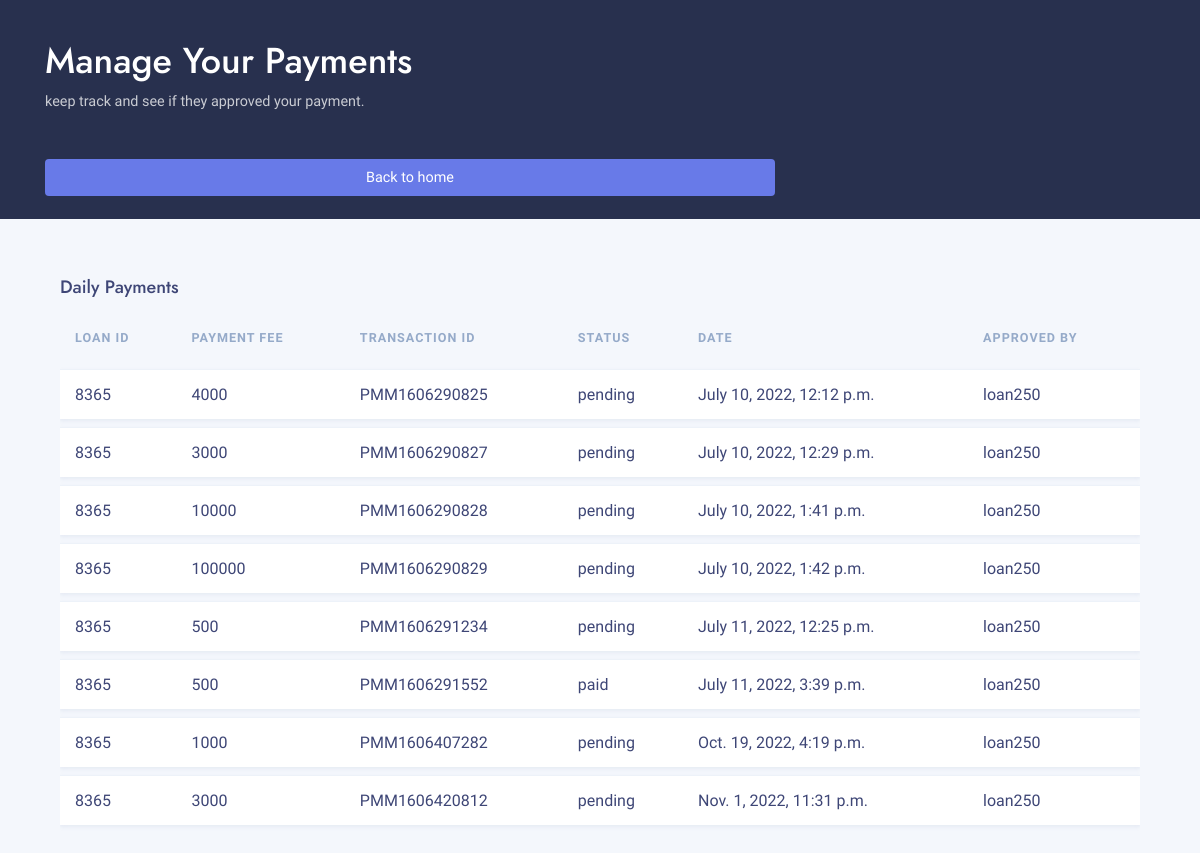
The page /my-payments (signed in) on the database its author committed.
### loan/models.py (models this page shows, shortened)
class AddPayment(models.Model):
    loan_id = models.CharField(max_length=200)
    payment_fee = models.DecimalField(max_digits=10, decimal_places=0)
    transaction_id = models.CharField(max_length=200)
    reference = models.CharField(max_length=200)
    status = models.CharField(max_length=200)
    date = models.DateTimeField(default=datetime.now, blank=True)
    admin = models.CharField(max_length=200)

### home/views.py (the view)
# urls.py: path('my-payments', views.my_payments, name='my-payments'),
def my_payments(request):
    if request.user.is_authenticated:
        username = request.user.username
        my_loans = Apply.objects.filter(user = username)
        my_payments = AddPayment.objects.all()
        context = {
            'my_loans': my_loans,
            'my_payments': my_payments
        }
        return render(request, 'my_payments.html', context)
    else:
        return redirect('account:user_login')

### account/templates/my_payments.html (shortened to what this page needs)
<html>
    {% load static %}
    <head>
            <link rel='stylesheet' href="{% static 'assets1/vendor/pace/pace.css' %}"/>
            <link rel='stylesheet' type='text/css' href='{% static "assets1/css/bundles/291bbeead57f19651f311362abe809b67adc3fb5.css" %}'/>
            <link rel='stylesheet' type='text/css' href='{% static "assets1/css/bundles/28c909f8c5939b3b29991049355ad3050be56f71.css" %}'/>
            <link rel='stylesheet' href='{% static "assets1/css/bundles/dcd1663bd4b40ee5b03564aeb0245515dd3277b0.css" %}'/>
            <link rel='stylesheet' href='{% static "assets1/fonts/jost/jost.css" %}'/>
            <link rel='stylesheet' type='text/css' href='{% static "assets1/fonts/materialdesignicons/materialdesignicons.min.css" %}'/>
            <link rel='stylesheet' type='text/css' href='{% static "assets1/css/atmos.min.css" %}'/>
            <link rel='stylesheet' type='text/css' href='{% static "assets1/css/bundles/13fc3abb600e389b43865b1fa1697fc8f5ebf063.css" %}'/>
    </head>
    <body>
        <section class="admin-content">
            <div class=" bg-dark m-b-30 bg-stars">
                <div class="container">
                    <div class="row">
                        <div class="col-md-8 m-auto text-white p-t-40 p-b-90">
                            <h1>Manage Your Payments</h1>
                            <p class="opacity-75">
                                keep track and see if they approved your payment.
                            </p>
                        </div>
                        <div class="col-md-4 m-auto text-white p-t-40 p-b-90">
                        </div>
                    </div>
                </div>
            </div>
            <div class="container pull-up">
                <div class="row">
                    <div class="col-lg-8">
                        <nav class="nav nav-pills nav-justified m-b-80">
                        <a class="nav-item nav-link text-white active" href="/">Back to home</a>
                        </nav>
                    </div>
                    <div class="col-lg-12">
                        <div class="tab-content" id="myTabContent">
                            <div class="tab-pane fade show active" id="home" role="tabpanel" aria-labelledby="home-tab">
                                <div class="col-md-12 m-b-30">
                                    <h5>Daily Payments</h5>
                                    <div class="table-responsive">
                                        <table class="table align-td-middle table-card table-striped">
                                            <thead>
                                            <tr>
                                                <th>LOAN ID</th>
                                                <th>PAYMENT FEE</th>
                                                <th>transaction ID</th>
                                                <th>STATUS</th>
                                                <th>DATE</th>
                                                <th>APPROVED BY</th>
                                            </tr>
                                            </thead>
                                            <tbody>
                                                {% for loan in my_loans %}
                                                {% for payment in my_payments %}
                                                {% if loan.loan_id == payment.loan_id %}
                                                        <tr>
                                                            <td>
                                                                {{payment.loan_id}}
                                                            </td>
                                                            <td>{{payment.payment_fee}}</td>
                                                            <td>{{payment.transaction_id}}</td>
                                                            <td>{{payment.status}}</td>
                                                            <td>{{payment.date}}</td>
                                                            <td>{{payment.admin}}</td>
                                                        </tr>
                                            {% endif %}
                                            {% endfor %}
                                            {% endfor %}
                                            </tbody>
                                        </table>
                                    </div>
                                </div>
                            </div>
                        </div>
            </div>
        </section>
    </body>
</html>

### rows shown on the page
AddPayment: loan_id "8365", payment_fee "4000", transaction_id "PMM1606290825", status "pending", date "July 10, 2022, 12:12 p.m.", admin "loan250"
AddPayment: loan_id "8365", payment_fee "3000", transaction_id "PMM1606290827", status "pending", date "July 10, 2022, 12:29 p.m.", admin "loan250"
AddPayment: loan_id "8365", payment_fee "10000", transaction_id "PMM1606290828", status "pending", date "July 10, 2022, 1:41 p.m.", admin "loan250"
AddPayment: loan_id "8365", payment_fee "100000", transaction_id "PMM1606290829", status "pending", date "July 10, 2022, 1:42 p.m.", admin "loan250"
AddPayment: loan_id "8365", payment_fee "500", transaction_id "PMM1606291234", status "pending", date "July 11, 2022, 12:25 p.m.", admin "loan250"
AddPayment: loan_id "8365", payment_fee "500", transaction_id "PMM1606291552", status "paid", date "July 11, 2022, 3:39 p.m.", admin "loan250"
AddPayment: loan_id "8365", payment_fee "1000", transaction_id "PMM1606407282", status "pending", date "Oct. 19, 2022, 4:19 p.m.", admin "loan250"
AddPayment: loan_id "8365", payment_fee "3000", transaction_id "PMM1606420812", status "pending", date "Nov. 1, 2022, 11:31 p.m.", admin "loan250"
